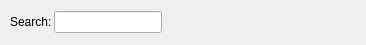
  <widget class="QDockWidget" name="searchDockWidget">
   <property name="maximumSize">
    <size>
     <width>524287</width>
     <height>45</height>
    </size>
   </property>
   <property name="floating">
    <bool>false</bool>
   </property>
   <property name="features">
    <set>QDockWidget::DockWidgetVerticalTitleBar</set>
   </property>
   <property name="allowedAreas">
    <set>Qt::TopDockWidgetArea</set>
   </property>
   <attribute name="dockWidgetArea">
    <number>4</number>
   </attribute>
   <widget class="QWidget" name="dockWidgetContents">
    <property name="layoutDirection">
     <enum>Qt::LeftToRight</enum>
    </property>
    <layout class="QVBoxLayout" name="verticalLayout_4">
     <property name="margin">
      <number>0</number>
     </property>
     <item>
      <layout class="QHBoxLayout" name="horizontalLayout_3">
       <property name="spacing">
        <number>2</number>
       </property>
       <property name="leftMargin">
        <number>10</number>
       </property>
       <property name="topMargin">
        <number>2</number>
       </property>
       <property name="rightMargin">
        <number>10</number>
       </property>
       <property name="bottomMargin">
        <number>2</number>
       </property>
       <item>
        <widget class="QLabel" name="label">
         <property name="text">
          <string>Search:</string>
         </property>
        </widget>
       </item>
       <item>
        <widget class="QLineEdit" name="lineEdit"/>
       </item>
       <item>
        <widget class="QToolButton" name="searchButton">
         <property name="toolTip">
          <string>Search in selected books</string>
         </property>
         <property name="text">
          <string/>
         </property>
         <property name="icon">
          <iconset resource="Orayta.qrc">
           <normaloff>:/Icons/edit-find.png</normaloff>:/Icons/edit-find.png</iconset>
         </property>
         <property name="iconSize">
          <size>
           <width>19</width>
           <height>19</height>
          </size>
         </property>
         <property name="checkable">
          <bool>false</bool>
         </property>
         <property name="toolButtonStyle">
          <enum>Qt::ToolButtonIconOnly</enum>
         </property>
         <property name="autoRaise">
          <bool>true</bool>
         </property>
        </widget>
       </item>
       <item>
        <widget class="QToolButton" name="searchBackwords">
         <property name="toolTip">
          <string>Search backwards in book</string>
         </property>
         <property name="text">
          <string/>
         </property>
         <property name="icon">
          <iconset resource="Orayta.qrc">
           <normaloff>:/Icons/search-left.png</normaloff>:/Icons/search-left.png</iconset>
         </property>
         <property name="iconSize">
          <size>
           <width>19</width>
           <height>19</height>
          </size>
         </property>
         <property name="checkable">
          <bool>false</bool>
         </property>
         <property name="toolButtonStyle">
          <enum>Qt::ToolButtonIconOnly</enum>
         </property>
         <property name="autoRaise">
          <bool>true</bool>
         </property>
        </widget>
       </item>
       <item>
        <widget class="QToolButton" name="searchForward">
         <property name="toolTip">
          <string>Search forward in book</string>
         </property>
         <property name="text">
          <string/>
         </property>
         <property name="icon">
          <iconset resource="Orayta.qrc">
           <normaloff>:/Icons/search-right.png</normaloff>:/Icons/search-right.png</iconset>
         </property>
         <property name="iconSize">
          <size>
           <width>19</width>
           <height>19</height>
          </size>
         </property>
         <property name="checkable">
          <bool>false</bool>
         </property>
         <property name="toolButtonStyle">
          <enum>Qt::ToolButtonIconOnly</enum>
         </property>
         <property name="autoRaise">
          <bool>true</bool>
         </property>
        </widget>
       </item>
       <item>
        <spacer name="horizontalSpacer">
         <property name="orientation">
          <enum>Qt::Horizontal</enum>
         </property>
         <property name="sizeType">
          <enum>QSizePolicy::Maximum</enum>
         </property>
         <property name="sizeHint" stdset="0">
          <size>
           <width>20</width>
           <height>20</height>
          </size>
         </property>
        </spacer>
       </item>
       <item>
        <widget class="QToolButton" name="zoomoutButton">
         <property name="toolTip">
          <string>Zoom out</string>
         </property>
         <property name="text">
          <string/>
         </property>
         <property name="icon">
          <iconset resource="Orayta.qrc">
           <normaloff>:/Icons/zoom-out.png</normaloff>:/Icons/zoom-out.png</iconset>
         </property>
         <property name="iconSize">
          <size>
           <width>19</width>
           <height>19</height>
          </size>
         </property>
         <property name="checkable">
          <bool>false</bool>
         </property>
         <property name="toolButtonStyle">
          <enum>Qt::ToolButtonIconOnly</enum>
         </property>
         <property name="autoRaise">
          <bool>true</bool>
         </property>
        </widget>
       </item>
       <item>
        <widget class="QToolButton" name="zoominButton">
         <property name="toolTip">
          <string>Zoom in</string>
         </property>
         <property name="text">
          <string/>
         </property>
         <property name="icon">
          <iconset resource="Orayta.qrc">
           <normaloff>:/Icons/zoom-in.png</normaloff>:/Icons/zoom-in.png</iconset>
         </property>
         <property name="iconSize">
          <size>
           <width>19</width>
           <height>19</height>
          </size>
         </property>
         <property name="checkable">
          <bool>false</bool>
         </property>
         <property name="toolButtonStyle">
          <enum>Qt::ToolButtonIconOnly</enum>
         </property>
         <property name="autoRaise">
          <bool>true</bool>
         </property>
        </widget>
       </item>
       <item>
        <widget class="QToolButton" name="topButton">
         <property name="toolTip">
          <string>Jump to top</string>
         </property>
         <property name="text">
          <string/>
         </property>
         <property name="icon">
          <iconset resource="Orayta.qrc">
           <normaloff>:/Icons/arrow-up.png</normaloff>:/Icons/arrow-up.png</iconset>
         </property>
         <property name="iconSize">
          <size>
           <width>19</width>
           <height>19</height>
          </size>
         </property>
         <property name="checkable">
          <bool>false</bool>
         </property>
         <property name="toolButtonStyle">
          <enum>Qt::ToolButtonIconOnly</enum>
         </property>
         <property name="autoRaise">
          <bool>true</bool>
         </property>
        </widget>
       </item>
      </layout>
     </item>
    </layout>
   </widget>
  </widget>
